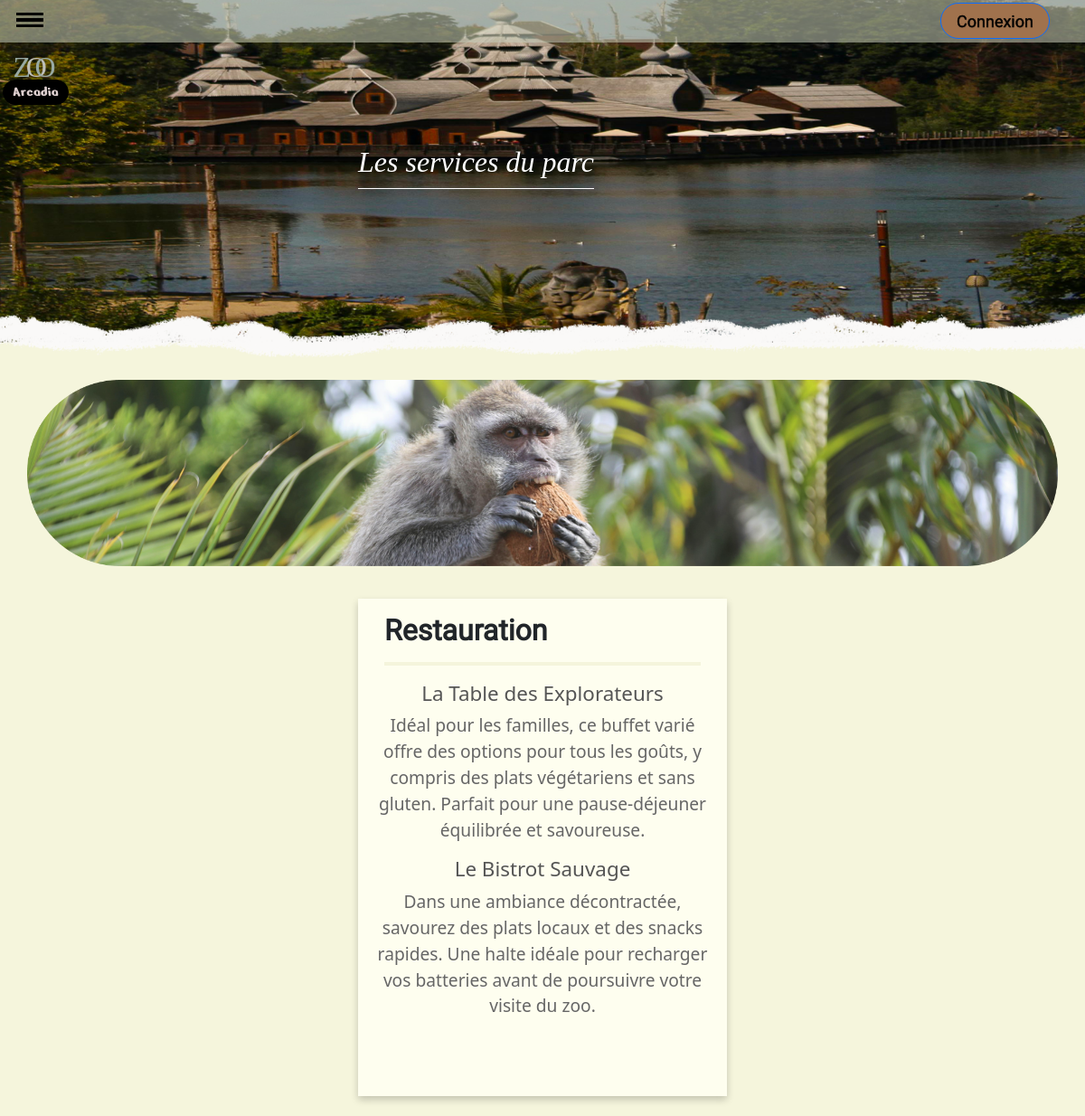
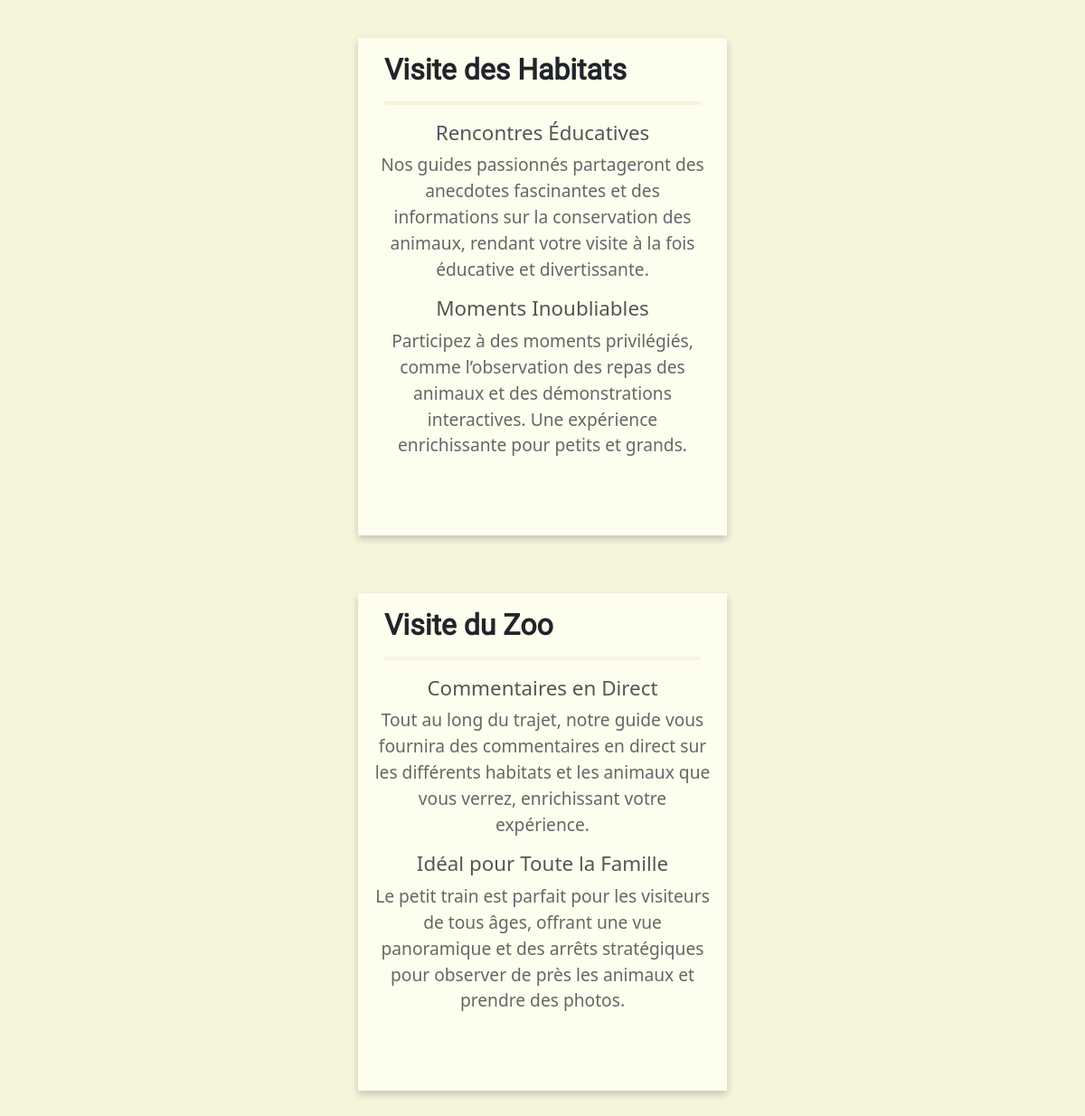
Page /arcadia_services.php on the earlier database version (2 pictures, top to bottom).
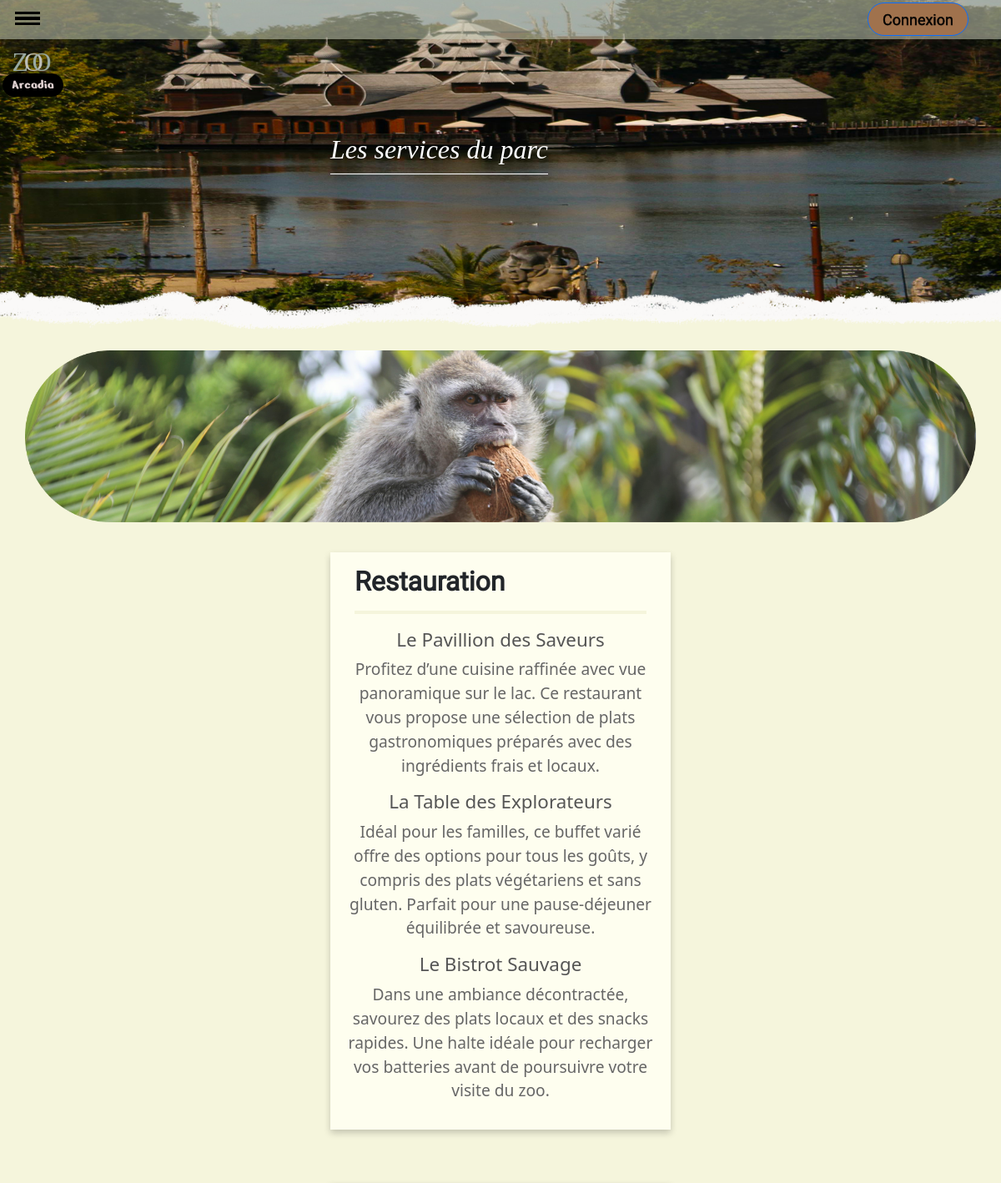
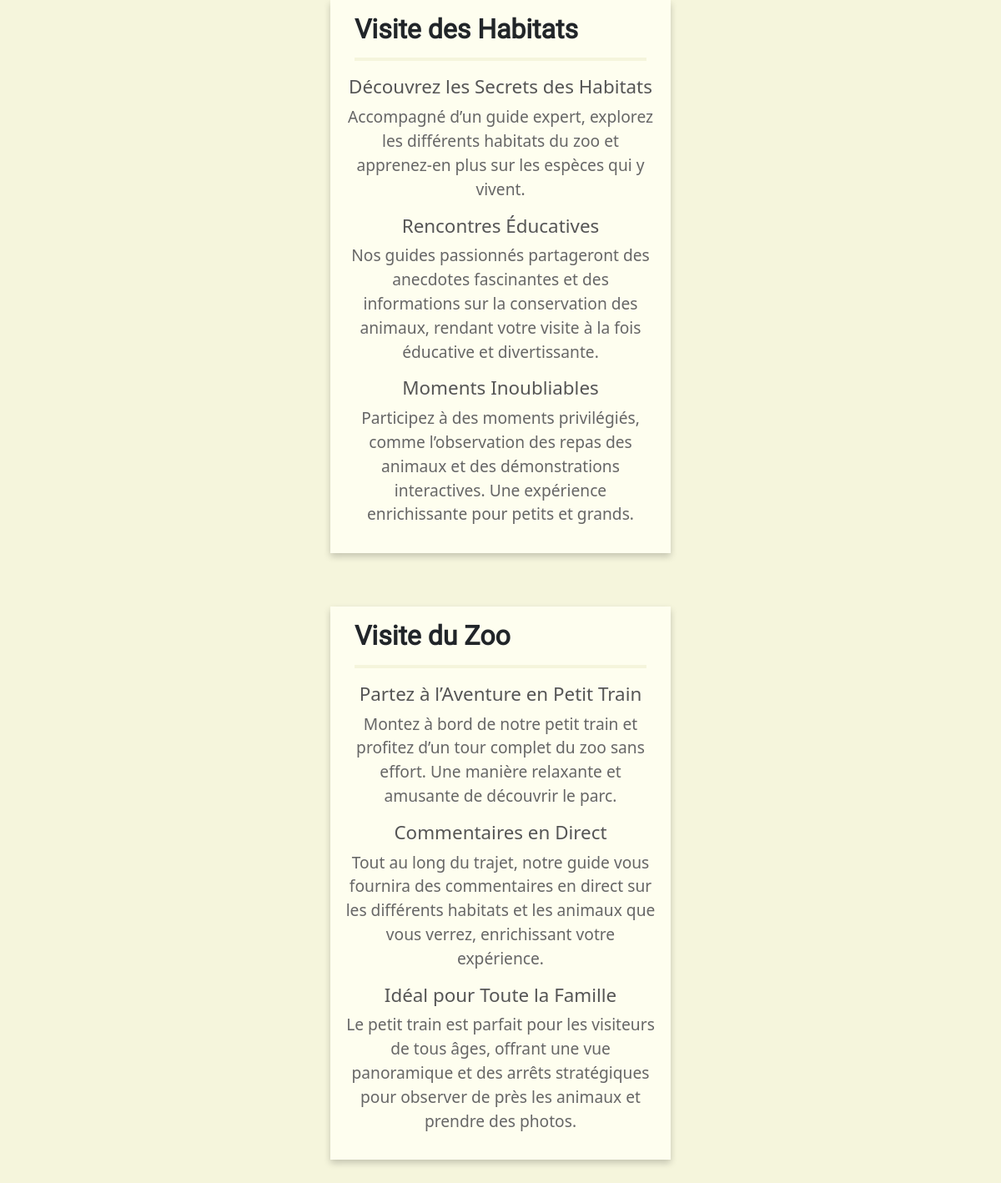
Same page on the later database version (2 pictures, top to bottom).
### tables this page shows
CREATE TABLE `services` (
  `id` int NOT NULL AUTO_INCREMENT,
  `title` varchar(255) NOT NULL,
  `description1` text,
  `subtitle2` varchar(255) DEFAULT NULL,
  `description2` text,
  `subtitle3` varchar(255) DEFAULT NULL,
  `description3` text,
  `subtitle1` varchar(255) DEFAULT NULL,
  PRIMARY KEY (`id`)
);

### arcadia_services.php (the view, shortened to what this page needs)
<?php
require 'db.php';
$services = $pdo->query("SELECT * FROM services")->fetchAll();
?>
<!DOCTYPE html>
<html lang="fr">
<head>
    <link href="https://cdn.jsdelivr.net/npm/bootstrap@5.3.0/dist/css/bootstrap.min.css" rel="stylesheet">
    <link rel="stylesheet" href="services.css">
</head>
<body>
    <div class="topbar">
        <div class="menu-icon">
            <div class="menu-hamburger">
                <span></span>
                <span></span>
                <span></span>
            </div>
        </div>
        <div class="menu">
            <ul>
                <li class="connexion"><a href="arcadia_connexion.html" class="btn btn-primary">Connexion</a></li>
            </ul>
        </div>
    </div>
    <main>
        <div class="section-principale">
            <div class="small-logo">
                <span class="small-lettre-z">Z</span>
                <span class="small-lettre-o1">O</span>
                <span class="small-lettre-o2">O</span>
                <br><span class="small-Arcadia">Arcadia</span>
            </div>
            <h1><span class="titre-services">Les services du parc</span></h1>
        </div>
        <img src="./image/singe-service.png" alt="Singe" class="singe-service">
        <div class="all-card">
        <?php foreach ($services as $service): ?>
    <div class="card-group">
        <div class="card-restauration">
            <h1 class="h1-restauration"><?= htmlspecialchars($service['title']); ?></h1>
            <?php if (isset($service['subtitle1'])): ?>
    <h3 class="subtitle"><?= htmlspecialchars($service['subtitle1']); ?></h3>
    <p class="description"><?= isset($service['description1']) ? htmlspecialchars($service['description1']) : ''; ?></p>
<?php endif; ?>
<?php if (isset($service['subtitle2'])): ?>
    <h3 class="subtitle"><?= htmlspecialchars($service['subtitle2']); ?></h3>
    <p class="description"><?= isset($service['description2']) ? htmlspecialchars($service['description2']) : ''; ?></p>
<?php endif; ?>
<?php if (isset($service['subtitle3'])): ?>
    <h3 class="subtitle"><?= htmlspecialchars($service['subtitle3']); ?></h3>
    <p class="description"><?= isset($service['description3']) ? htmlspecialchars($service['description3']) : ''; ?></p>
<?php endif; ?>
        </div>
    </div>
<?php endforeach; ?>
        </div>
    </main>
</body>
</html>

Differences in the rows shown:
changed services "Restauration": subtitle1 (not shown) → "Le Pavillion des Saveurs"; description1 (not shown) → "Profitez d’une cuisine raffinée avec vue panoramique sur le lac. Ce restaurant vous propose une sélection de plats gastronomiques préparés avec des ingrédients frais et locaux."
changed services "Visite des Habitats": subtitle1 (not shown) → "Découvrez les Secrets des Habitats"; description1 (not shown) → "Accompagné d’un guide expert, explorez les différents habitats du zoo et apprenez-en plus sur les espèces qui y vivent."
changed services "Visite du Zoo": subtitle1 (not shown) → "Partez à l’Aventure en Petit Train"; description1 (not shown) → "Montez à bord de notre petit train et profitez d’un tour complet du zoo sans effort. Une manière relaxante et amusante de découvrir le parc."
